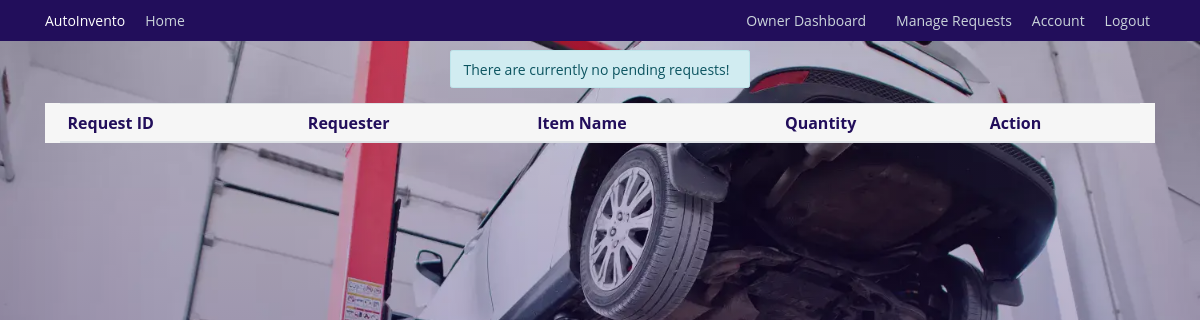
Page /manage_requests (signed in) on the earlier database version.
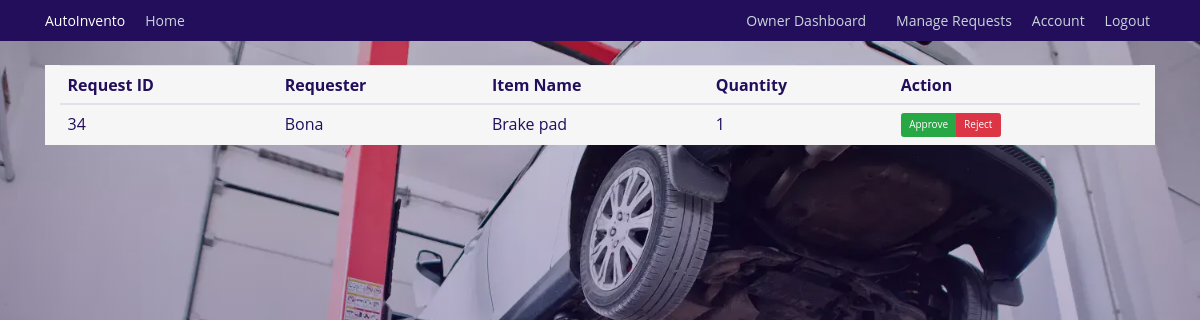
Same page on the later database version.
### autoinvento/models.py (models this page shows, shortened)
class InventoryRequest(db.Model):
    __tablename__ = 'inventory_request'
    id = db.Column(db.Integer, primary_key=True)
    mechanic_id = db.Column(db.Integer, db.ForeignKey('mechanics.id'), nullable=False)  # User who made the request
    item_id = db.Column(db.Integer, db.ForeignKey('inventory_item.id'), nullable=False)  # Requested item
    quantity_requested = db.Column(db.Integer, nullable=False)
    status = db.Column(db.String(20), default='pending')  # Status can be 'pending', 'approved' or 'rejected'
    request_timestamp = db.Column(db.DateTime, default=db.func.current_timestamp(), nullable=False)
    requester = db.relationship('Mechanics', back_populates='requests', lazy=True)
    requested_item = db.relationship('InventoryItem', back_populates='requests')

class Mechanics(db.Model, UserMixin):
    id = db.Column(db.Integer, primary_key=True)
    username = db.Column(db.String(20), unique=True, nullable=False)
    email = db.Column(db.String(125), unique=True, nullable=False)
    image_file = db.Column(db.String(20), nullable=False, default='default.jpg')
    password = db.Column(db.String(60), nullable=False)
    is_superuser = db.Column(db.Boolean, default=False)
    requests = db.relationship('InventoryRequest', back_populates='requester')
    usage_logs = db.relationship('UsageLog', back_populates='mechanic')
    notifications = db.relationship('Notification', back_populates='owner')

class InventoryItem(db.Model):
    id = db.Column(db.Integer, primary_key=True)
    name = db.Column(db.String(128), unique=True, nullable=False, index=True)
    quantity = db.Column(db.Integer, nullable=False)
    category = db.Column(db.String(50), nullable=False)
    low_stock_threshold = db.Column(db.Integer, default=10)
    date_added = db.Column(db.DateTime, default=datetime.utcnow)
    supplier_id = db.Column(db.Integer, db.ForeignKey('supplier.id'))
    supplier = db.relationship('Supplier', back_populates='items')
    usage_logs = db.relationship('UsageLog', back_populates='items', cascade='all, delete-orphan')
    notifications = db.relationship('Notification', back_populates='items', cascade='all, delete-orphan')
    requests = db.relationship('InventoryRequest', back_populates='requested_item')

### autoinvento/users/routes.py (the view, shortened to what this page needs)
@users.route('/manage_requests', methods=['GET', 'POST'])
@login_required
def manage_requests():
    if not current_user.is_superuser:
        flash('You do not have permission to access this page.', 'danger')
        return redirect(url_for('users.mechanic_dashboard'))
    pending_requests = InventoryRequest.query.filter_by(status='pending').all()
    if not pending_requests:
        flash('There are currently no pending requests!', 'info')
    form = OwnerActionForm()
    return render_template('manage_requests.html', title='Manage Requests', form=form, request_items=pending_requests)

### autoinvento/models.py (called while the page is built)
@login_manager.user_loader
def load_user(mechanic_id):
    return Mechanics.query.get(int(mechanic_id))

### autoinvento/templates/manage_requests.html (shortened to what this page needs)
{% extends "base.html" %} {% block content %}
<div class="container mt-4">
  <form method="POST" action="/manage_requests">
    <table class="table">
      <thead>
        <tr>
          <th scope="col">Request ID</th>
          <th scope="col">Requester</th>
          <th scope="col">Item Name</th>
          <th scope="col">Quantity</th>
          <th scope="col">Action</th>
        </tr>
      </thead>
      <tbody>
        {% for request_item in request_items %}
        <tr>
          <td>{{ request_item.id }}</td>
          <td>{{ request_item.requester.username }}</td>
          <td>{{ request_item.requested_item.name }}</td>
          <td>{{ request_item.quantity_requested }}</td>
          <td>
            <div class="btn-group" role="group">
              <button
                type="submit"
                class="btn btn-success"
                name="action"
                value="approve"
              >
                Approve
              </button>
              <button
                type="submit"
                class="btn btn-danger"
                name="action"
                value="reject"
              >
                Reject
              </button>
            </div>
          </td>
        </tr>
        {% endfor %}
      </tbody>
    </table>
  </form>
</div>
{% endblock %}

Differences in the rows shown:
added InventoryRequest: id "34", requester.username "Bona", requested_item.name "Brake pad", quantity_requested "1"
Other differences:
list line gone: "There are currently no pending requests!"
